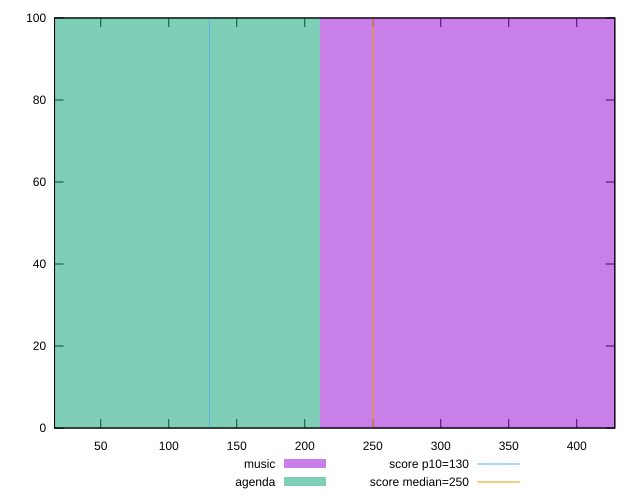

Source code (gnuplot):
reset

$music <<EOF
422.2591439016606 100
EOF

$agenda <<EOF
0 100
EOF

set key outside below
set boxwidth 422.2591439016606
set xrange [16:428]
set yrange [0:100]
set trange [0:100]
set style fill transparent solid 0.5 noborder

set parametric
set terminal svg size 640, 500 enhanced background rgb 'white'
set output "reports/report_00030_2021-02-24T20-42-31.540Z/max-potential-fid/comparison/histogram/0_vs_1.svg"

plot $music title "music" with boxes, \
     $agenda title "agenda" with boxes, \
     130,t title "score p10=130", \
     250,t title "score median=250"

reset
